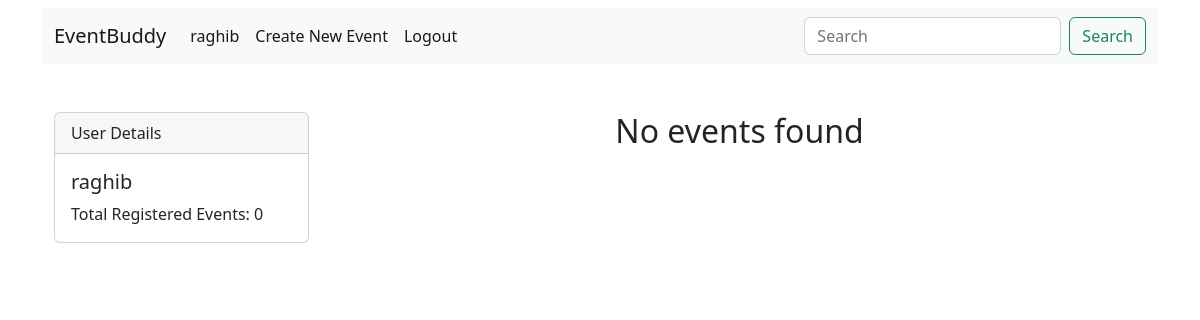
Before: /user-profile/ (signed in) with the older database file.
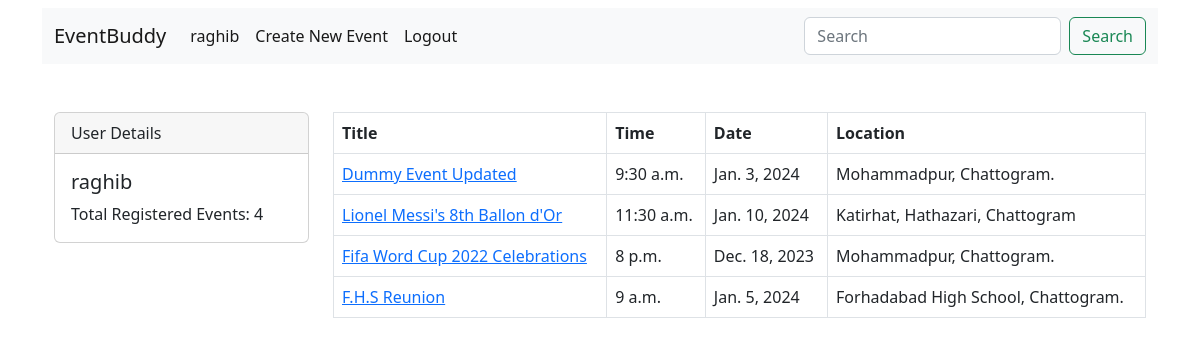
After: the same page with the newer database file.
### event_app/models.py (models this page shows, shortened)
class Event(models.Model):
    user = models.ForeignKey(User, on_delete=models.CASCADE,null=True,blank=True)
    title = models.CharField(max_length=150)
    description = models.TextField()
    time = models.TimeField(auto_now_add=False)
    date = models.DateField(auto_now_add=False)
    location = models.CharField(max_length=250)
    total_slots = models.PositiveIntegerField()
    available_slots = models.PositiveIntegerField()
    image = models.ImageField(upload_to="events")
    created_at = models.DateTimeField(auto_now_add=True)

### event_app/views.py (the view, shortened to what this page needs)
# urls.py: path("user-profile/", views.user_profile, name="user_profile"),
@login_required(login_url="login")
def user_profile(request):
    user = request.user
    events = None
    admin_events = None
    query = request.GET.get("search")
    if user.is_superuser or user.is_staff:
        admin_events = Event.objects.filter(user=user).order_by("-created_at")
        count = admin_events.count()
        if query:
            admin_events = Event.objects.filter(
            Q(user=user) & (Q(title__icontains=query) | Q(location__icontains=query))
        )
    context = {"username": user.username, "events": events,"admin_events":admin_events,"count":count}
    return render(request, "profile.html", context)

### templates/profile.html
{% extends "base.html" %}
{% block content %}
  <div class="container mt-5">
    <div class="row">
      <div class="col-md-3">
        <div class="card">
          <div class="card-header">
            User Details
          </div>
          <div class="card-body">
            <h5 class="card-title">{{username}}</h5>
            <p class="card-text">Total Registered Events: {{count}}</p>
          </div>
        </div>
      </div>
      {% if events or admin_events %}
      <div class="col-md-9">
        <table class="table table-bordered">
          <thead>
            <tr>
              <th scope="col">Title</th>
              <th scope="col">Time</th>
              <th scope="col">Date</th>
              <th scope="col">Location</th>
            </tr>
          </thead>
          {% if events %}
          <tbody>
            {% for event in events %}
            <tr>
              <td><a href="{% url "event_details" event.event.id %}">{{event.event.title}}</a></td>
              <td>{{event.event.time}}</td>
              <td>{{event.event.date}}</td>
              <td>{{event.event.location}}</td>
            </tr>
            {% endfor %}
          </tbody>
          {% else %}
          <tbody>
            {% for event in admin_events %}
            <tr>
              <td><a href="{% url "event_details" event.id %}">{{event.title}}</a></td>
              <td>{{event.time}}</td>
              <td>{{event.date}}</td>
              <td>{{event.location}}</td>
            </tr>
            {% endfor %}
          </tbody>
          {% endif %}
        </table>
      </div>
      {% else %}
      <br><br>
      <div class="col-md-9"><h2 class="text-center">No events found</h2></div>
      {% endif %}
    </div>
  </div>
{% endblock %}

### templates/base.html (shortened to what this page needs)
<!doctype html>
<html lang="en">
  <head>
    <link href="https://cdn.jsdelivr.net/npm/bootstrap@5.2.3/dist/css/bootstrap.min.css" rel="stylesheet">
  </head>
  <body>
    <div class="container">
      {% include "navbar.html" %}
      {% block content %}
      {% endblock content %}
    </div>
  </body>
</html>

### templates/navbar.html (shortened to what this page needs)
<nav class="navbar navbar-expand-lg bg-light mt-2">
    <div class="container-fluid">
      <a class="navbar-brand" href="{% url "home" %}">EventBuddy</a>
      <div class="collapse navbar-collapse" id="navbarSupportedContent">
        <ul class="navbar-nav me-auto mb-2 mb-lg-0">
          {% if user.id is None %}
          <li class="nav-item">
            <a class="nav-link active" href="{% url "signup" %}">Sign Up</a>
          </li>
          <li class="nav-item">
            <a class="nav-link active" href="{% url "login" %}">Login</a>
          </li>
          {% else %}
          <li class="nav-item">
            <a class="nav-link active" href="{% url "user_profile" %}">{{request.user.username}}</a>
          </li>
          {% if user.is_superuser or user.is_staff %}
          <li class="nav-item">
            <a class="nav-link active" href="{% url 'create_event' %}">Create New Event</a>
          </li>
          {% endif %}
          <li class="nav-item">
            <a class="nav-link active" href="{% url "logout" %}">Logout</a>
          </li>
          {% endif %}
        </ul>
        <form class="d-flex" role="search">
          <input class="form-control me-2" type="search" placeholder="Search" name="search" aria-label="Search">
          <button class="btn btn-outline-success" type="submit">Search</button>
        </form>
      </div>
    </div>
  </nav>

Changed rows visible on the page:
now on this page (row edited): Event: title "Dummy Event Updated", time "9:30 a.m.", date "Jan. 3, 2024", location "Mohammadpur, Chattogram."
now on this page (row edited): Event: title "Lionel Messi's 8th Ballon d'Or", time "11:30 a.m.", date "Jan. 10, 2024", location "Katirhat, Hathazari, Chattogram"
now on this page (row edited): Event: title "Fifa Word Cup 2022 Celebrations", time "8 p.m.", date "Dec. 18, 2023", location "Mohammadpur, Chattogram."
now on this page (row edited): Event: title "F.H.S Reunion", time "9 a.m.", date "Jan. 5, 2024", location "Forhadabad High School, Chattogram."
Other visible differences:
{{ count }}: "0" → "4"
text no longer shown: "No events found"
text now shown: "Title Time Date Location"
